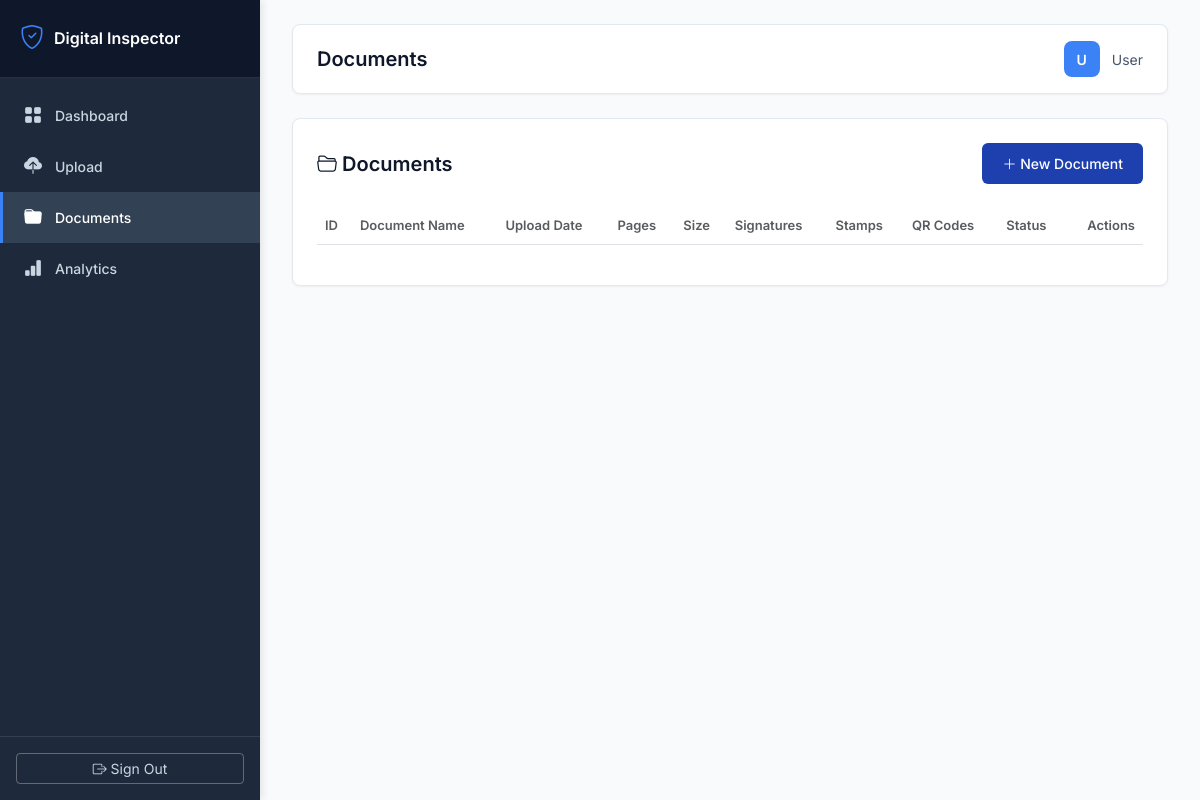
The page /documents (signed in) on the database as committed earlier.
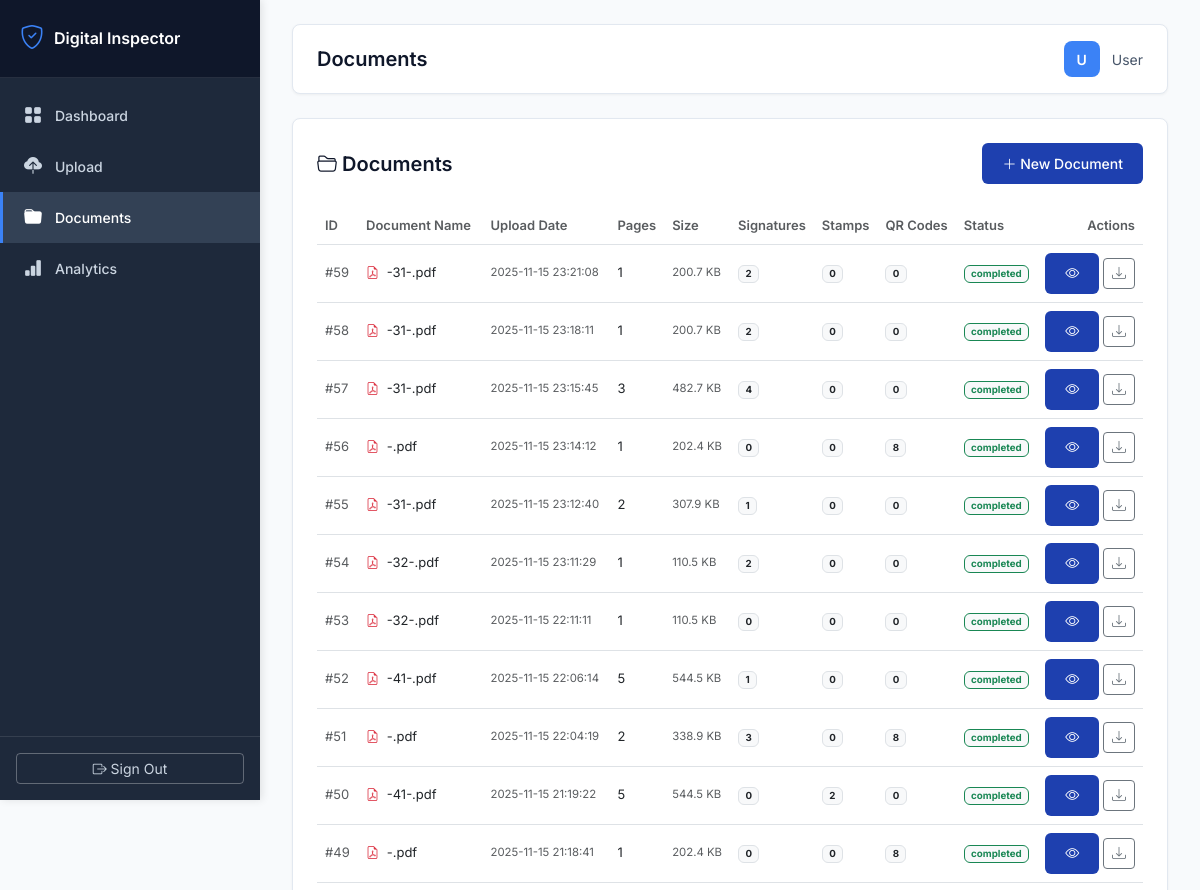
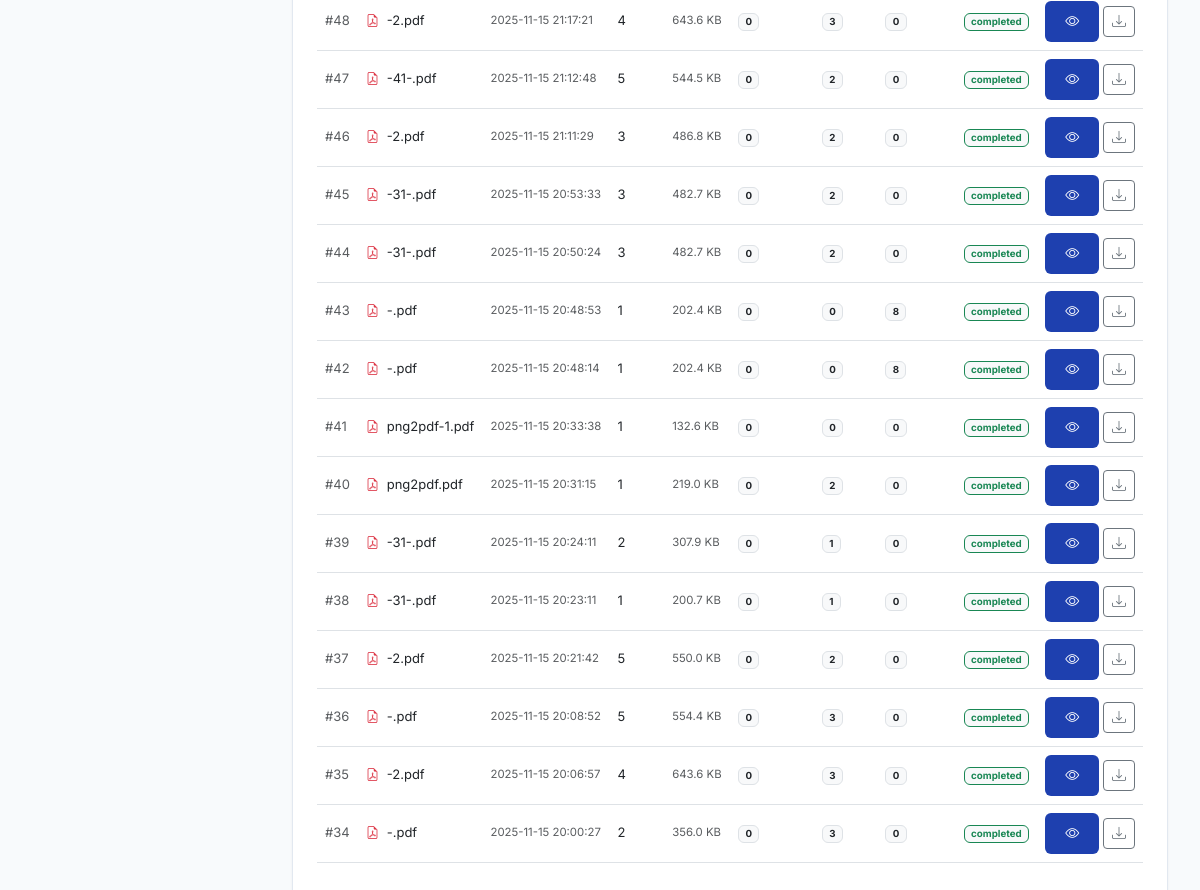
The same page on the database as committed later (2 pictures, top to bottom).
### tables this page shows
CREATE TABLE documents (
            id INTEGER PRIMARY KEY AUTOINCREMENT,
            user_id INTEGER NOT NULL,
            filename TEXT NOT NULL,
            original_filename TEXT NOT NULL,
            file_path TEXT NOT NULL,
            file_size INTEGER,
            pages INTEGER DEFAULT 1,
            upload_date TIMESTAMP DEFAULT CURRENT_TIMESTAMP,
            processing_status TEXT DEFAULT 'pending',
            FOREIGN KEY (user_id) REFERENCES users (id)
        );

### app_inspector.py (the view)
@app.route('/documents')
@login_required
def documents_list():
    user_id = session['user_id']
    detection_type = request.args.get('type', 'all')
    min_confidence = float(request.args.get('min_conf', 0.0))
    documents = db.get_user_documents(user_id, limit=100)
    return render_template('documents.html',
                         documents=documents,
                         detection_type=detection_type,
                         min_confidence=min_confidence)

### app_inspector.py (called while the page is built)
@app.context_processor
def utility_processor():
    def get_image_base64(image_path):
        """Convert image file to base64 for embedding in HTML"""
        try:
            with open(image_path, 'rb') as f:
                image_data = f.read()
            return base64.b64encode(image_data).decode('utf-8')
        except:
            return ""
    return dict(get_image_base64=get_image_base64)

def login_required(f):
    @wraps(f)
    def decorated_function(*args, **kwargs):
        if 'user_id' not in session:
            return redirect(url_for('login'))
        return f(*args, **kwargs)
    return decorated_function

### database.py (called while the page is built)
def get_db():
    conn = sqlite3.connect(DATABASE_PATH)
    conn.row_factory = sqlite3.Row
    return conn

### templates/documents.html
{% extends "base.html" %}
{% block page_title %}Documents{% endblock %}
{% block content %}
<div class="row">
    <div class="col-12">
        <div class="stat-card">
            <div class="d-flex justify-content-between align-items-center mb-4">
                <h5 class="mb-0 fw-semibold"><i class="bi bi-folder2-open"></i> Documents</h5>
                <a href="{{ url_for('upload_page') }}" class="btn btn-primary-custom btn-sm">
                    <i class="bi bi-plus-lg"></i> New Document
                </a>
            </div>
            <div class="table-responsive">
                <table class="table table-hover align-middle" style="font-size: 13px;">
                    <thead class="bg-light">
                        <tr>
                            <th class="text-muted fw-semibold">ID</th>
                            <th class="text-muted fw-semibold">Document Name</th>
                            <th class="text-muted fw-semibold">Upload Date</th>
                            <th class="text-muted fw-semibold">Pages</th>
                            <th class="text-muted fw-semibold">Size</th>
                            <th class="text-muted fw-semibold">Signatures</th>
                            <th class="text-muted fw-semibold">Stamps</th>
                            <th class="text-muted fw-semibold">QR Codes</th>
                            <th class="text-muted fw-semibold">Status</th>
                            <th class="text-muted fw-semibold text-end">Actions</th>
                        </tr>
                    </thead>
                    <tbody>
                        {% for doc in documents %}
                        <tr>
                            <td class="text-muted">#{{ doc.id }}</td>
                            <td>
                                <i class="bi bi-file-earmark-pdf text-danger"></i>
                                <span class="ms-1">{{ doc.original_filename }}</span>
                            </td>
                            <td class="text-muted small">{{ doc.upload_date }}</td>
                            <td>{{ doc.pages }}</td>
                            <td class="text-muted small">{{ (doc.file_size / 1024)|round(1) }} KB</td>
                            <td><span class="badge bg-light text-dark border">{{ doc.signatures_count or 0 }}</span></td>
                            <td><span class="badge bg-light text-dark border">{{ doc.stamps_count or 0 }}</span></td>
                            <td><span class="badge bg-light text-dark border">{{ doc.qr_count or 0 }}</span></td>
                            <td>
                                <span class="badge {% if doc.processing_status == 'completed' %}bg-light text-success border border-success{% else %}bg-light text-warning border border-warning{% endif %} small">
                                    {{ doc.processing_status }}
                                </span>
                            </td>
                            <td class="text-end">
                                <a href="{{ url_for('document_details', document_id=doc.id) }}"
                                   class="btn btn-sm btn-primary-custom"
                                   title="View Details">
                                    <i class="bi bi-eye"></i>
                                </a>
                                <a href="{{ url_for('download_document', document_id=doc.id) }}"
                                   class="btn btn-sm btn-outline-secondary"
                                   title="Download">
                                    <i class="bi bi-download"></i>
                                </a>
                            </td>
                        </tr>
                        {% endfor %}
                    </tbody>
                </table>
            </div>
        </div>
    </div>
</div>
{% endblock %}

Rows that differ between the two databases and show on the page:
added documents: id "59", original_filename "-31-.pdf", upload_date "2025-11-15 23:21:08", pages "1", (doc.file_size/1024)|round(1) "200.7", user "2", stamps_count "0", qr_count "0", processing_status "completed"
added documents: id "58", original_filename "-31-.pdf", upload_date "2025-11-15 23:18:11", pages "1", (doc.file_size/1024)|round(1) "200.7", user "2", stamps_count "0", qr_count "0", processing_status "completed"
added documents: id "57", original_filename "-31-.pdf", upload_date "2025-11-15 23:15:45", pages "3", (doc.file_size/1024)|round(1) "482.7", signatures_count "4", stamps_count "0", qr_count "0", processing_status "completed"
added documents: id "56", original_filename "-.pdf", upload_date "2025-11-15 23:14:12", pages "1", (doc.file_size/1024)|round(1) "202.4", signatures_count "0", stamps_count "0", qr_count "8", processing_status "completed"
added documents: id "55", original_filename "-31-.pdf", upload_date "2025-11-15 23:12:40", pages "2", (doc.file_size/1024)|round(1) "307.9", signatures_count "1", stamps_count "0", qr_count "0", processing_status "completed"
added documents: id "54", original_filename "-32-.pdf", upload_date "2025-11-15 23:11:29", pages "1", (doc.file_size/1024)|round(1) "110.5", user "2", stamps_count "0", qr_count "0", processing_status "completed"
added documents: id "53", original_filename "-32-.pdf", upload_date "2025-11-15 22:11:11", pages "1", (doc.file_size/1024)|round(1) "110.5", signatures_count "0", stamps_count "0", qr_count "0", processing_status "completed"
added documents: id "52", original_filename "-41-.pdf", upload_date "2025-11-15 22:06:14", pages "5", (doc.file_size/1024)|round(1) "544.5", signatures_count "1", stamps_count "0", qr_count "0", processing_status "completed"
added documents: id "51", original_filename "-.pdf", upload_date "2025-11-15 22:04:19", pages "2", (doc.file_size/1024)|round(1) "338.9", signatures_count "3", stamps_count "0", qr_count "8", processing_status "completed"
added documents: id "50", original_filename "-41-.pdf", upload_date "2025-11-15 21:19:22", pages "5", (doc.file_size/1024)|round(1) "544.5", signatures_count "0", user "2", qr_count "0", processing_status "completed"
added documents: id "49", original_filename "-.pdf", upload_date "2025-11-15 21:18:41", pages "1", (doc.file_size/1024)|round(1) "202.4", signatures_count "0", stamps_count "0", qr_count "8", processing_status "completed"
added documents: id "48", original_filename "-2.pdf", upload_date "2025-11-15 21:17:21", pages "4", (doc.file_size/1024)|round(1) "643.6", signatures_count "0", stamps_count "3", qr_count "0", processing_status "completed"
added documents: id "47", original_filename "-41-.pdf", upload_date "2025-11-15 21:12:48", pages "5", (doc.file_size/1024)|round(1) "544.5", signatures_count "0", user "2", qr_count "0", processing_status "completed"
added documents: id "46", original_filename "-2.pdf", upload_date "2025-11-15 21:11:29", pages "3", (doc.file_size/1024)|round(1) "486.8", signatures_count "0", user "2", qr_count "0", processing_status "completed"
added documents: id "45", original_filename "-31-.pdf", upload_date "2025-11-15 20:53:33", pages "3", (doc.file_size/1024)|round(1) "482.7", signatures_count "0", user "2", qr_count "0", processing_status "completed"
added documents: id "44", original_filename "-31-.pdf", upload_date "2025-11-15 20:50:24", pages "3", (doc.file_size/1024)|round(1) "482.7", signatures_count "0", user "2", qr_count "0", processing_status "completed"
added documents: id "43", original_filename "-.pdf", upload_date "2025-11-15 20:48:53", pages "1", (doc.file_size/1024)|round(1) "202.4", signatures_count "0", stamps_count "0", qr_count "8", processing_status "completed"
added documents: id "42", original_filename "-.pdf", upload_date "2025-11-15 20:48:14", pages "1", (doc.file_size/1024)|round(1) "202.4", signatures_count "0", stamps_count "0", qr_count "8", processing_status "completed"
added documents: id "41", original_filename "png2pdf-1.pdf", upload_date "2025-11-15 20:33:38", pages "1", (doc.file_size/1024)|round(1) "132.6", signatures_count "0", stamps_count "0", qr_count "0", processing_status "completed"
added documents: id "40", original_filename "png2pdf.pdf", upload_date "2025-11-15 20:31:15", pages "1", (doc.file_size/1024)|round(1) "219.0", signatures_count "0", user "2", qr_count "0", processing_status "completed"
added documents: id "39", original_filename "-31-.pdf", upload_date "2025-11-15 20:24:11", pages "2", (doc.file_size/1024)|round(1) "307.9", signatures_count "0", stamps_count "1", qr_count "0", processing_status "completed"
added documents: id "38", original_filename "-31-.pdf", upload_date "2025-11-15 20:23:11", pages "1", (doc.file_size/1024)|round(1) "200.7", signatures_count "0", qr_count "0", processing_status "completed"
added documents: id "37", original_filename "-2.pdf", upload_date "2025-11-15 20:21:42", pages "5", (doc.file_size/1024)|round(1) "550.0", signatures_count "0", user "2", qr_count "0", processing_status "completed"
added documents: id "36", original_filename "-.pdf", upload_date "2025-11-15 20:08:52", pages "5", (doc.file_size/1024)|round(1) "554.4", signatures_count "0", stamps_count "3", qr_count "0", processing_status "completed"
added documents: id "35", original_filename "-2.pdf", upload_date "2025-11-15 20:06:57", pages "4", (doc.file_size/1024)|round(1) "643.6", signatures_count "0", stamps_count "3", qr_count "0", processing_status "completed"
added documents: id "34", original_filename "-.pdf", upload_date "2025-11-15 20:00:27", pages "2", (doc.file_size/1024)|round(1) "356.0", signatures_count "0", stamps_count "3", qr_count "0", processing_status "completed"
